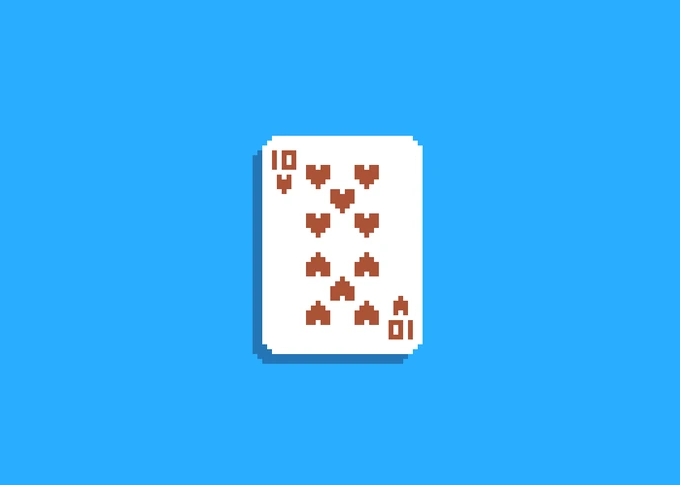
#> input picture src/assets/mayormenor/deck-8bits/deck-8bits/corazones_10.png, 680 x 485 px; its folder holds only this picture in this run
$ python imgcropper.py
#> lines starting #> are read from the running program, lines starting #| are printed output that depends on the picture; after the words box and inside, x2 and y2 are one past the last pixel; in counts of white or black regions, pixels touching at a corner belong together
from PIL import Image
import numpy as np
import os

for _, dirs, files in os.walk(os.getcwd()):
    for filename in files:
        if filename.endswith(".png"):
            print("Processing " + filename)

            img = Image.open(f'./{filename}').convert("RGBA")

            box = (263, 137, 422, 354)
            img2 = img.crop(box)
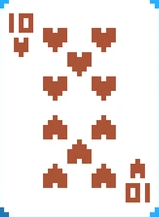
#> img2: PIL image 159x217 RGBA; mean R, G, B, A 239.4, 227.3, 223.2, 255

            img_arr = np.array(img2)

            #top left
            img_arr[0 : 4, 0 : 9] = (0, 0, 0, 0)
#> img_arr: shape (217, 159, 4); 0.1% of pixels changed, all inside (x1, y1, x2, y2) = (0, 0, 9, 4)
            img3 = Image.fromarray(img_arr)

            img_arr[0 : 9, 0 : 4] = (0, 0, 0, 0)
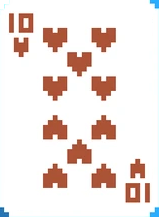
#> img_arr: shape (217, 159, 4); mean R, G, B, A 239.3, 227, 222.8, 254.6; transparent parts drawn white
            img3 = Image.fromarray(img_arr)

            #bottom left
            img_arr[207 : 217, 0 : 4] = (0, 0, 0, 0)
#> img_arr: shape (217, 159, 4); 0.12% of pixels changed, all inside (x1, y1, x2, y2) = (0, 207, 4, 217)
            img3 = Image.fromarray(img_arr)

            img_arr[212 : 217, 0 : 9] = (0, 0, 0, 0)
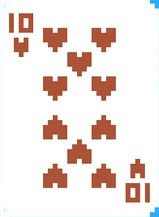
#> img_arr: shape (217, 159, 4); mean R, G, B, A 239.2, 226.8, 222.4, 254.1; transparent parts drawn white
            img3 = Image.fromarray(img_arr)

            #bottom right
            img_arr[207 : 217, 154 : 159] = (0, 0, 0, 0)
#> img_arr: shape (217, 159, 4); 0.14% of pixels changed, all inside (x1, y1, x2, y2) = (154, 207, 159, 217)
            img3 = Image.fromarray(img_arr)

            img_arr[212 : 217, 150 : 159] = (0, 0, 0, 0)
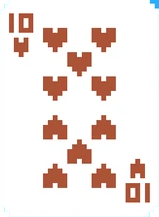
#> img_arr: shape (217, 159, 4); mean R, G, B, A 239.1, 226.4, 221.9, 253.6; transparent parts drawn white
            img3 = Image.fromarray(img_arr)

            #top right
            img_arr[0 : 4, 149 : 159] = (0, 0, 0, 0)
#> img_arr: shape (217, 159, 4); 0.12% of pixels changed, all inside (x1, y1, x2, y2) = (149, 0, 159, 4)
            img3 = Image.fromarray(img_arr)

            img_arr[0 : 9, 154 : 159] = (0, 0, 0, 0)
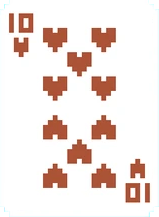
#> img_arr: shape (217, 159, 4); mean R, G, B, A 239, 226, 221.5, 253.1; transparent parts drawn white
            img3 = Image.fromarray(img_arr)

            #img3.show()
            img3.save(f'./Cropped/{filename}')
